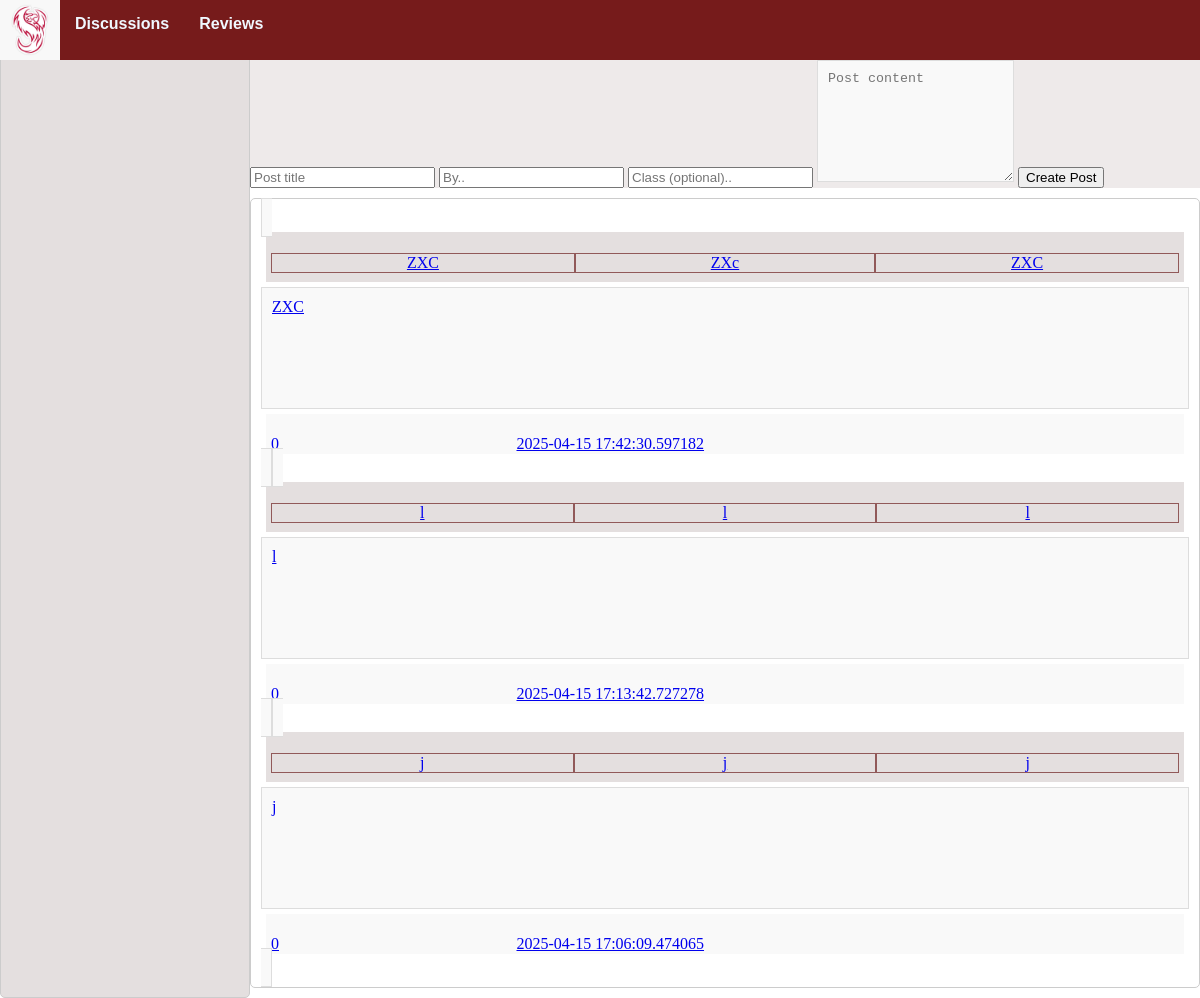
The page / on the database its author committed.
### models.py (models this page shows, shortened)
class Discussion(db.Model):
    id = db.Column(db.Integer, primary_key=True)
    title = db.Column(db.String(255), nullable=False)
    content = db.Column(db.Text, nullable=False)
    created_at = db.Column(db.DateTime, default=db.func.current_timestamp())
    course = db.Column(db.Text)
    author = db.Column(db.Text, nullable=False)
    comments = db.relationship('Comment', backref='discussion', cascade="all, delete-orphan", lazy=True)
    up_votes = db.Column(db.Integer, default = 0)

### app.py (the view)
@app.route('/')
def discussions():
    discussions=Discussion.query.order_by(Discussion.created_at.desc()).all()
    discussions_data=[]
    for discussion in discussions:
        discussions_data.append({
            'id': discussion.id,
            'title': discussion.title,
            'author': discussion.author,
            'created_at': discussion.created_at,
            'content': discussion.content,
            'course': discussion.course,
            'up_votes': discussion.up_votes,
        })
    db.session.commit()
    return render_template('discussions.html', discussions=discussions_data)

### templates/discussions.html (shortened to what this page needs)
{% extends "base.html" %}
{%block head%}
    {{ super() }}
    <link rel="stylesheet" href="{{ url_for('static', filename='styles/discussions.css') }}">
{% endblock %}
{%block content %}
    <div class="container">
        <div class="sidebar">
            <br><p1 style="text-align:center;">Navigation</p1>
        </div>
        <div class="discussion">
            <br>
            <p1>Welcome to the Discussions!</p1>
            <div class="main">
                <div class="add_post">
                    <p1>Create New Discussion</p1>
                    <form id="form">
                        <input type="text" id="title" placeholder="Post title" required maxlength="50">
                        <input type="text" id="author" placeholder="By.." required maxlength="50">
                        <input type="text" id="course" placeholder="Class (optional).." required maxlength="50">
                        <textarea id="content" placeholder="Post content" required></textarea>
                        <button id="submitForm">Create Post</button>
                    </form>
                </div>
            </div>
            <div class="discussion_section">
                {% for discussion in discussions %}
                    <a href="{{ url_for('discussions', discussion_id=discussion.id) }}" class = "discussion_post">
                        <div id="header">
                            <p id="title">{{discussion.title}}</p1>
                            <p id="author">{{discussion.author}}</p>
                            <p id="course">{{discussion.course}}</p>
                        </div>
                        <p id="content">{{discussion.content}}</p>
                        <div id="information">
                            <p id="up_votes">{{discussion.up_votes}}</p>
                            <p id="created_at">{{discussion.created_at}}</p>
                        </div>
                    </a>
                {% endfor %}
            </div>
        </div>
    </div>
{%endblock%}

### templates/base.html (shortened to what this page needs)
<!DOCTYPE html>
<html lang="en">
{%block head%}
<head>
    <link rel="stylesheet" href="{{ url_for('static', filename='styles/base.css') }}">
</head>
{%endblock%}
<body>
    <nav class="navbar">
        <div class="nav div">
            <div class="logo">
                <img src="{{ url_for('static', filename='phoenix.jpg') }}">
            </div>
            <ul id="navigation">
                <li>
                    <a href="{{ url_for('discussions') }}">Discussions</a>
                </li>
                <li>
                    <a href="{{ url_for('reviews') }}">Reviews</a>
                </li>
            </ul>
        </div>
    </nav>
    {%block content%}
    {%endblock%}
</body>
</html>

### static/styles/base.css (style rules this page uses)
body { margin:0px; }
.navbar { font-family: Verdana, Geneva, Tahoma, sans-serif; font-weight: bold; background-color:rgb(162, 113, 111); position: fixed; top: 0px; width: 100%; height: 60px; }
.navbar ul { list-style-type: none; background-color:rgb(118, 27, 27); padding: 0px; margin: 0px; height: 60px; }
.navbar a { color:aliceblue; text-decoration: none; padding: 15px; display:block; text-align: center; height: 60px; }
.navbar li { float:left; }
.logo { float: left; }
.logo img { height: 60px; width: 60px; }
p1 { color:rgb(80, 10, 10); font-weight: bold; font-size:large; }

### static/styles/discussions.css (style rules this page uses)
.container { display: grid; grid-template-columns: 250px 1fr; height: 100vh; }
.main { background: rgb(238, 234, 234); }
.sidebar { background:#e4dfdf; border: 1px solid #ccc; border-radius: 5px; }
.discussion_section { background-color: #ffffff; border: 1px solid #ccc; padding: 10px; margin: 10px 0; border-radius: 5px; }
.discussion_post { border: 1px solid #ddd; padding: 10px; margin: 5px 0; background-color: #f9f9f9; }
#content { border: 1px solid #ddd; padding: 10px; margin: auto; background-color: #f9f9f9; height: 100px; }
#header { list-style-type: none; background-color: #e4dfdf; padding: 5px; margin: 5px; overflow: hidden; height: 40px; display: grid; grid-template-columns: repeat(3, auto); text-align: center; }
#header p { border: 1px solid rgb(145, 89, 89); }
#information { background-color: #f9f9f9; display: grid; grid-template-columns: repeat(3, auto); padding: 5px; margin: 5px; height:30px; }
#information p { font-size: medium; }

### rows shown on the page
Discussion: title "ZXC", author "ZXc", course "ZXC", content "ZXC", up_votes "0", created_at "2025-04-15 17:42:30.597182"
Discussion: title "l", author "l", course "l", content "l", up_votes "0", created_at "2025-04-15 17:13:42.727278"
Discussion: title "j", author "j", course "j", content "j", up_votes "0", created_at "2025-04-15 17:06:09.474065"
